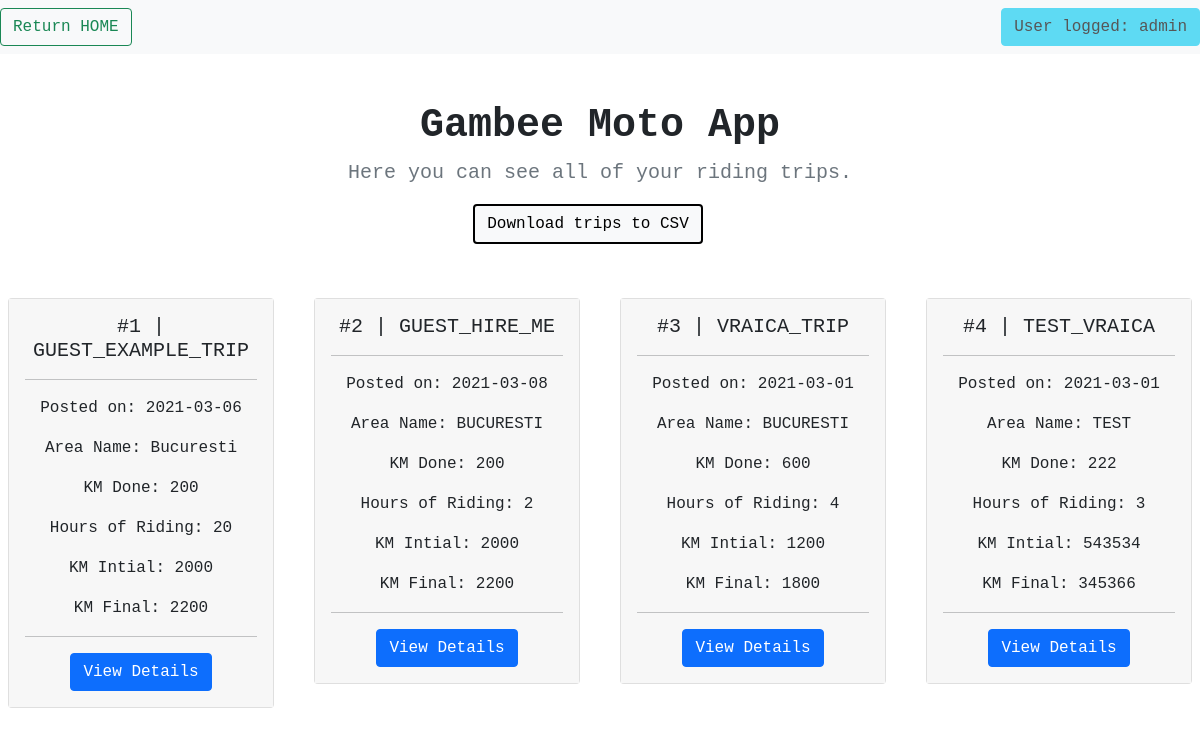
Screenshot of /view_trips (signed in) with the database file from the repository.
### application/models.py (models this page shows, shortened)
class TripRecords(db.Model):
    __tablename__ = 'TripRecords'
    id = db.Column(db.Integer, primary_key=True)
    trip_name = db.Column(db.String(100))
    trip_date = db.Column(db.Date)
    area_name = db.Column(db.String(50))
    km_travelled = db.Column(db.Integer)
    h_travelled = db.Column(db.Integer)
    km_initial = db.Column(db.Integer)
    km_final = db.Column(db.Integer)
    added_by = db.Column(db.String(100))

### application/routes.py (the view)
@app.route('/view_trips', methods=['GET'])
@login_required
def view_trips():
    if session['logged_user'] != app.config['ADMIN_USER']:
        trips = TripRecords.query.filter_by(added_by=session['logged_user']).all()
    else:
        trips = TripRecords.query.all()
    return render_template('view_trips.html', list_trips=trips, crr_user=session['logged_user'].split('@')[0])

### application/routes.py (called while the page is built)
@loginMan.user_loader
def load_user(email):
    return Riders.query.filter_by(email=email).first()

### application/templates/view_trips.html (shortened to what this page needs)
{% extends 'base.html'%}
{% block listing_trips %}
<nav class="navbar navbar-light bg-light">
    <form class="form-inline">
        <button class="btn btn-outline-success" type="button" onclick="window.location.href='{{ url_for( 'home') }}';">
            Return HOME
        </button>
    </form>
    {% if crr_user == 'guest' %}
    <button type="button" class="btn btn-danger" disabled>
        User logged: {{ crr_user }}
    </button>
    {%else%}
    <button type="button" class="btn btn-info" disabled>
        User logged: {{ crr_user }}
    </button>
    {% endif %}
</nav>
<div class="row py-lg-5">
    <div class="col-lg-6 col-md-8 mx-auto">
        <h1 class="fw-bold text-center">Gambee Moto App</h1>
        <p class="lead text-muted">Here you can see all of your riding trips.</p>
    </div>
    <div class="row" style="height: 14px; margin-bottom:4px;">
        <div class="col">
            <button type="button" style="border: 2px solid black;" class="btn btn-light"
                    onclick="window.location.href='{{ url_for( 'download_file', tab='trips') }}';">Download trips to CSV
            </button>
        </div>
    </div>
</div>
<div class="row" style="margin-top:20px">
    {%set j = namespace(value=1)%}
    {% for trip in list_trips %}
    <div class="col-sm-3 ">
        <div class="card m-2">
            <div class="card-body card_events">
                <h5 class="card-title">#{{j.value}} | {{ trip.trip_name}}</h5>
                <hr>
                <p class="card-text"> Posted on: {{trip.trip_date}}</p>
                <p class="card-text"> Area Name: {{trip.area_name}}</p>
                <p class="card-text"> KM Done: {{trip.km_travelled}}</p>
                <p class="card-text"> Hours of Riding: {{trip.h_travelled}}</p>
                <p class="card-text"> KM Intial: {{trip.km_initial}}</p>
                <p class="card-text"> KM Final: {{trip.km_final}}</p>
                <hr>
                <a href="{{url_for('detailed_trip', trip_name= trip.trip_name )}}" class="btn btn-primary">View
                    Details</a>
            </div>
        </div>
    </div>
    {%set j.value =j.value + 1%}
    {% endfor %}
</div>
{% endblock %}

### application/static/style.css (style rules this page uses)
.card_events { background-color: #f7f7f7; }
* { font-family: 'Courier New'; }
p, h1, h3, a { font-family: 'Courier New'; }

### rows the page displays
TripRecords: value "1", trip_name "GUEST_EXAMPLE_TRIP", trip_date "2021-03-06", area_name "Bucuresti", km_travelled "200", h_travelled "20", km_initial "2000", km_final "2200"
TripRecords: value "2", trip_name "GUEST_HIRE_ME", trip_date "2021-03-08", area_name "BUCURESTI", km_travelled "200", h_travelled "2", km_initial "2000", km_final "2200"
TripRecords: value "3", trip_name "VRAICA_TRIP", trip_date "2021-03-01", area_name "BUCURESTI", km_travelled "600", h_travelled "4", km_initial "1200", km_final "1800"
TripRecords: value "4", trip_name "TEST_VRAICA", trip_date "2021-03-01", area_name "TEST", km_travelled "222", h_travelled "3", km_initial "543534", km_final "345366"

### other values shown
{{ crr_user }} "admin"
